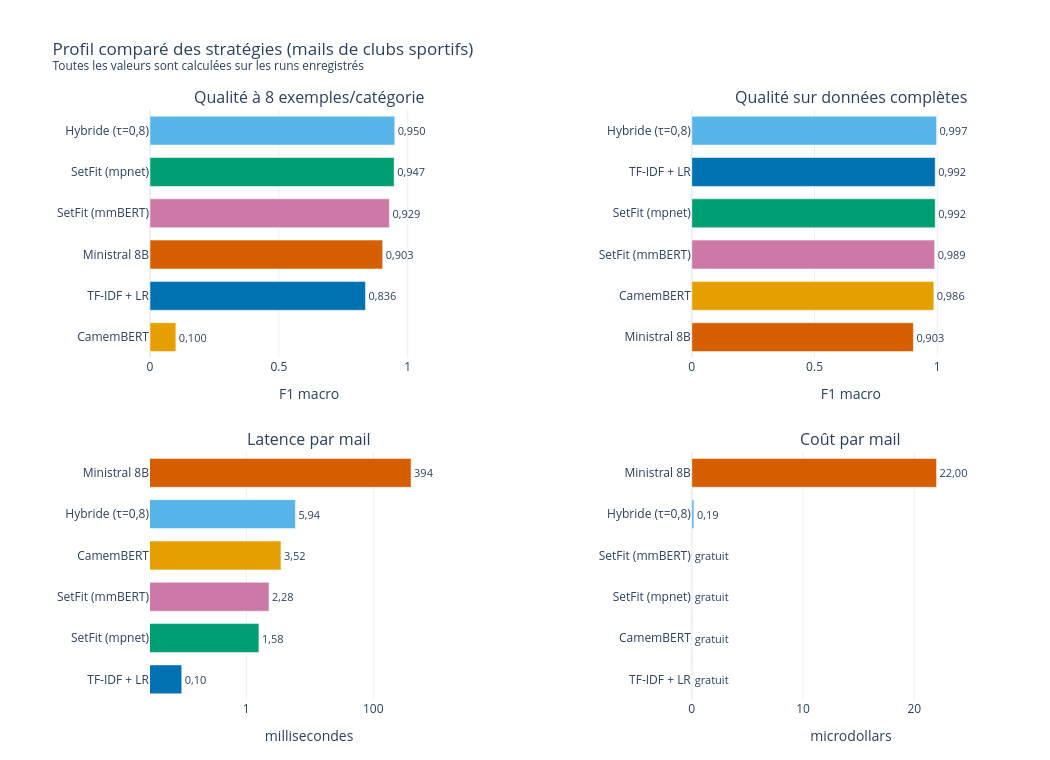

Notebook source saved alongside this figure:
### Markdown cell above
---
## 1. Profil comparé des stratégies

Quatre critères, chacun conservé dans son unité de mesure. Les valeurs sont
calculées à partir des runs enregistrés : aucune n'est saisie à la main.

### Code cell
# Profil comparé des stratégies, entièrement calculé à partir des runs mesurés.
#
# Chaque critère garde son unité. Les ramener sur une échelle commune, comme le
# ferait un radar, obligerait à pondérer arbitrairement des grandeurs sans
# rapport (un F1 et des millisecondes) : quatre panneaux restent plus honnêtes.

emails = df[df['dataset'] == 'emails']


def _moy(colonne, model, regime=None, threshold=None):
    """Moyenne d'une métrique sur les runs correspondants (NaN si aucun run)."""
    s = emails[emails['model'] == model]
    if regime is not None:
        s = s[s['regime'] == regime]
    if threshold is not None:
        s = s[s['threshold'] == threshold]
    return s[colonne].mean() if len(s) else float('nan')


# Ministral n'a ni régime « 8 » ni « full » : il n'est pas entraîné. Son
# équivalent few-shot est le mode few_shot_8, et son score ne dépend pas du
# volume de données du club — la même valeur vaut donc pour les deux colonnes.
_mini = emails[emails['model'] == 'ministral']
mini_f1 = _moy('f1_macro', 'ministral', 'few_shot_8')
mini_lat = _moy('inference_time_ms', 'ministral', 'few_shot_8')
mini_cout = (_mini['total_cost_usd'] / _mini['n_test']).mean()

# La latence de l'hybride n'est pas mesurée directement : elle se déduit du taux
# d'escalade, seuls les mails escaladés subissant la latence de l'API.
_esc = _moy('escalation_rate', 'hybrid_setfit_ministral', 'full', threshold=0.8)
_lat_setfit = _moy('inference_time_ms', 'setfit_camembert', 'full')
hyb_lat = (1 - _esc) * _lat_setfit + _esc * mini_lat

profils = pd.DataFrame([
    {'strategie': 'TF-IDF + LR',
     'f1_8': _moy('f1_macro', 'tfidf_lr', '8'),
     'f1_full': _moy('f1_macro', 'tfidf_lr', 'full'),
     'latence_ms': _moy('inference_time_ms', 'tfidf_lr', 'full'),
     'cout_mail': 0.0},
    {'strategie': 'CamemBERT',
     'f1_8': _moy('f1_macro', 'camembert', '8'),
     'f1_full': _moy('f1_macro', 'camembert', 'full'),
     'latence_ms': _moy('inference_time_ms', 'camembert', 'full'),
     'cout_mail': 0.0},
    {'strategie': 'SetFit (mpnet)',
     'f1_8': _moy('f1_macro', 'setfit_camembert', '8'),
     'f1_full': _moy('f1_macro', 'setfit_camembert', 'full'),
     'latence_ms': _lat_setfit,
     'cout_mail': 0.0},
    {'strategie': 'SetFit (mmBERT)',
     'f1_8': _moy('f1_macro', 'setfit_mmbert', '8'),
     'f1_full': _moy('f1_macro', 'setfit_mmbert', 'full'),
     'latence_ms': _moy('inference_time_ms', 'setfit_mmbert', 'full'),
     'cout_mail': 0.0},
    {'strategie': 'Ministral 8B',
     'f1_8': mini_f1, 'f1_full': mini_f1,
     'latence_ms': mini_lat, 'cout_mail': mini_cout},
    {'strategie': 'Hybride (τ=0,8)',
     'f1_8': _moy('f1_macro', 'hybrid_setfit_ministral', '8', threshold=0.8),
     'f1_full': _moy('f1_macro', 'hybrid_setfit_ministral', 'full', threshold=0.8),
     'latence_ms': hyb_lat,
     'cout_mail': _moy('avg_cost_per_mail_usd', 'hybrid_setfit_ministral', 'full',
                       threshold=0.8)},
])

print(profils.to_string(index=False))

# — Quatre panneaux, une unité chacun —
# Le coût est exprimé en microdollars : sur une échelle linéaire, les quatre
# modèles gratuits se lisent à zéro. Une échelle logarithmique les ferait
# disparaître (le logarithme de zéro n'existe pas), ce qui laisserait croire
# à une donnée manquante.
profils_aff = profils.copy()
profils_aff['cout_microdollars'] = profils_aff['cout_mail'] * 1e6

CRITERES = [
    ('f1_8',              'Qualité à 8 exemples/catégorie', 'F1 macro',      'lin'),
    ('f1_full',           'Qualité sur données complètes',  'F1 macro',      'lin'),
    ('latence_ms',        'Latence par mail',               'millisecondes', 'log'),
    ('cout_microdollars', 'Coût par mail',                  'microdollars',  'lin'),
]
# Une teinte par stratégie, ordre fixe : la couleur suit l'entité d'un panneau
# à l'autre. Les libellés restent affichés, l'identité ne tient pas qu'à elle.
TEINTES = ['#0072B2', '#E69F00', '#009E73', '#CC79A7', '#D55E00', '#56B4E9']
COULEUR = dict(zip(profils['strategie'], TEINTES))


def _etiquette(col, v):
    if v != v:                      # NaN
        return 'non mesuré'
    if col.startswith('f1'):
        return f'{v:.3f}'.replace('.', ',')
    if col == 'latence_ms':
        return f'{v:.2f}'.replace('.', ',') if v < 10 else f'{v:.0f}'
    return 'gratuit' if v == 0 else f'{v:.2f}'.replace('.', ',')


fig = make_subplots(rows=2, cols=2,
                    subplot_titles=[c[1] for c in CRITERES],
                    horizontal_spacing=0.26, vertical_spacing=0.16)

for idx, (col, _t, unite, echelle) in enumerate(CRITERES):
    r, c = idx // 2 + 1, idx % 2 + 1
    d = profils_aff.sort_values(col, ascending=True)
    fig.add_trace(
        go.Bar(y=d['strategie'], x=d[col], orientation='h',
               marker_color=[COULEUR[s] for s in d['strategie']],
               text=[_etiquette(col, v) for v in d[col]],
               textposition='outside', cliponaxis=False,
               textfont=dict(size=11), showlegend=False),
        row=r, col=c)

    # Marge à droite pour que les étiquettes tiennent dans le panneau.
    if echelle == 'log':
        import math
        fig.update_xaxes(type='log',
                         range=[math.log10(d[col].min()) - 0.5,
                                math.log10(d[col].max()) + 0.9],
                         title_text=unite, row=r, col=c)
    else:
        fig.update_xaxes(range=[0, d[col].max() * 1.30],
                         title_text=unite, row=r, col=c)

fig.update_layout(
    height=760, width=1050, template=TEMPLATE, bargap=0.30,
    title="Profil comparé des stratégies (mails de clubs sportifs)"
          "<br><sup>Toutes les valeurs sont calculées sur les runs enregistrés</sup>",
    margin=dict(t=110, l=150, r=40, b=60),
)
fig.show()

### Figure 1 — Plotly figure (JSON) as saved in the notebook; plotly's stock layout.template omitted (floating-point values rounded to 4 significant figures)
{"data": [{"cliponaxis": false, "marker": {"color": ["#E69F00", "#0072B2", "#D55E00", "#CC79A7", "#009E73", "#56B4E9"]}, "orientation": "h", "showlegend": false, "text": ["0,100", "0,836", "0,903", "0,929", "0,947", "0,950"], "textfont": {"size": 11}, "textposition": "outside", "type": "bar", "x": [0.1004, 0.8361, 0.9027, 0.9289, 0.9473, 0.9497], "xaxis": "x", "y": ["CamemBERT", "TF-IDF + LR", "Ministral 8B", "SetFit (mmBERT)", "SetFit (mpnet)", "Hybride (τ=0,8)"], "yaxis": "y"}, {"cliponaxis": false, "marker": {"color": ["#D55E00", "#E69F00", "#CC79A7", "#009E73", "#0072B2", "#56B4E9"]}, "orientation": "h", "showlegend": false, "text": ["0,903", "0,986", "0,989", "0,992", "0,992", "0,997"], "textfont": {"size": 11}, "textposition": "outside", "type": "bar", "x": [0.9027, 0.9861, 0.9894, 0.9916, 0.9917, 0.9972], "xaxis": "x2", "y": ["Ministral 8B", "CamemBERT", "SetFit (mmBERT)", "SetFit (mpnet)", "TF-IDF + LR", "Hybride (τ=0,8)"], "yaxis": "y2"}, {"cliponaxis": false, "marker": {"color": ["#0072B2", "#009E73", "#CC79A7", "#E69F00", "#56B4E9", "#D55E00"]}, "orientation": "h", "showlegend": false, "text": ["0,10", "1,58", "2,28", "3,52", "5,94", "394"], "textfont": {"size": 11}, "textposition": "outside", "type": "bar", "x": [0.09616, 1.58, 2.281, 3.516, 5.939, 394.3], "xaxis": "x3", "y": ["TF-IDF + LR", "SetFit (mpnet)", "SetFit (mmBERT)", "CamemBERT", "Hybride (τ=0,8)", "Ministral 8B"], "yaxis": "y3"}, {"cliponaxis": false, "marker": {"color": ["#0072B2", "#E69F00", "#009E73", "#CC79A7", "#56B4E9", "#D55E00"]}, "orientation": "h", "showlegend": false, "text": ["gratuit", "gratuit", "gratuit", "gratuit", "0,19", "22,00"], "textfont": {"size": 11}, "textposition": "outside", "type": "bar", "x": [0.0, 0.0, 0.0, 0.0, 0.19, 22.0], "xaxis": "x4", "y": ["TF-IDF + LR", "CamemBERT", "SetFit (mpnet)", "SetFit (mmBERT)", "Hybride (τ=0,8)", "Ministral 8B"], "yaxis": "y4"}], "layout": {"annotations": [{"font": {"size": 16}, "showarrow": false, "text": "Qualité à 8 exemples/catégorie", "x": 0.185, "xanchor": "center", "xref": "paper", "y": 1.0, "yanchor": "bottom", "yref": "paper"}, {"font": {"size": 16}, "showarrow": false, "text": "Qualité sur données complètes", "x": 0.815, "xanchor": "center", "xref": "paper", "y": 1.0, "yanchor": "bottom", "yref": "paper"}, {"font": {"size": 16}, "showarrow": false, "text": "Latence par mail", "x": 0.185, "xanchor": "center", "xref": "paper", "y": 0.42, "yanchor": "bottom", "yref": "paper"}, {"font": {"size": 16}, "showarrow": false, "text": "Coût par mail", "x": 0.815, "xanchor": "center", "xref": "paper", "y": 0.42, "yanchor": "bottom", "yref": "paper"}], "bargap": 0.3, "height": 760, "margin": {"b": 60, "l": 150, "r": 40, "t": 110}, "title": {"text": "Profil comparé des stratégies (mails de clubs sportifs)<br><sup>Toutes les valeurs sont calculées sur les runs enregistrés</sup>"}, "width": 1050, "xaxis": {"anchor": "y", "domain": [0.0, 0.37], "range": [0, 1.235], "title": {"text": "F1 macro"}}, "xaxis2": {"anchor": "y2", "domain": [0.63, 1.0], "range": [0, 1.296], "title": {"text": "F1 macro"}}, "xaxis3": {"anchor": "y3", "domain": [0.0, 0.37], "range": [-1.517, 3.496], "title": {"text": "millisecondes"}, "type": "log"}, "xaxis4": {"anchor": "y4", "domain": [0.63, 1.0], "range": [0, 28.6], "title": {"text": "microdollars"}}, "yaxis": {"anchor": "x", "domain": [0.58, 1.0]}, "yaxis2": {"anchor": "x2", "domain": [0.58, 1.0]}, "yaxis3": {"anchor": "x3", "domain": [0.0, 0.42]}, "yaxis4": {"anchor": "x4", "domain": [0.0, 0.42]}}}
